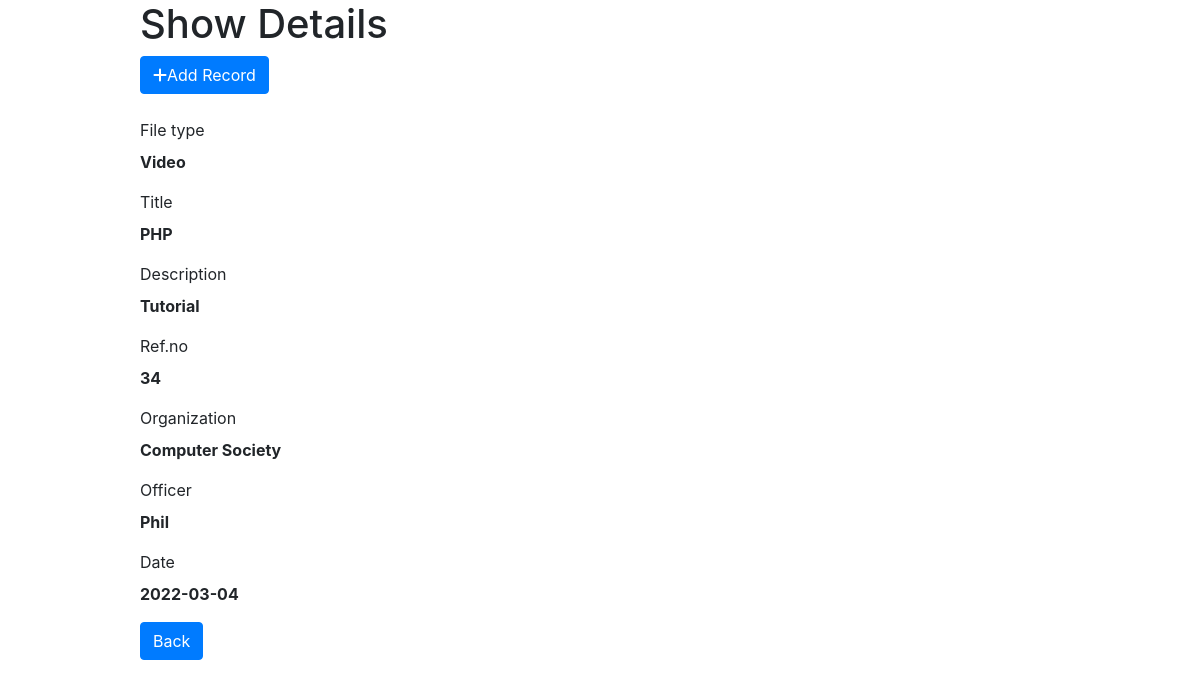
The app's page /show.php?id=6 (signed in) with its own data.
### tables this page shows
CREATE TABLE `students` (
  `id` bigint(20) NOT NULL,
  `file_type` varchar(100) NOT NULL,
  `title` text NOT NULL,
  `description` varchar(20) NOT NULL,
  `ref_no` int(11) NOT NULL,
  `org` varchar(30) NOT NULL,
  `officer` varchar(30) NOT NULL,
  `date` date DEFAULT NULL
);

### show.php (the view, shortened to what this page needs)
<?php
include_once("config.php")
?>
<?php
  $file_type = "";
  $title = "";
  $description = "";
  $ref_no = "";
  $org = "";
  $officer = "";
  $date = "";
  if(isset($_GET['id']) && !empty(trim($_GET['id'])))
  {
    $sql = "SELECT * FROM students WHERE id = ?";
    if($stmt = mysqli_prepare($link, $sql))
    {
      mysqli_stmt_bind_param($stmt, "i", $param_id);
     if(mysqli_stmt_execute($stmt))
      {
        $result = mysqli_stmt_get_result($stmt);
        if(mysqli_num_rows($result) == 1)
        {
          $row = mysqli_fetch_array($result, MYSQLI_ASSOC);
          $file_type = $row['file_type'];
          $title = $row['title'];
          $description = $row['description'];
          $ref_no = $row['ref_no'];
          $org = $row['org'];
          $officer = $row['officer'];
          $date = $row['date'];
        }
      }
      else
      {
        echo "Oops! Something went wrong. Please try again.";
      }
    }
  }
  else
  {
    header("location: error.php");
    exit();
  }
?>
<!doctype html>
<html lang="en">
  <head>
    <link href="css/bootstrap.min.css" rel="stylesheet">
    <link href="fontawesome/css/all.css" rel="stylesheet">
  </head>
  <body>
    <div class="container">
      <div class="row">
        <div class="col-md-10 offset-md-1">
            <h1>Show Details</h1>
            <a href="add.php" class="btn btn-primary float-end">
              <i class="fas fa-plus"></i>Add Record
            </a>
            <br><br>
            <div class="form-group">
              <label>File type</label>
              <p><b><?= $file_type ?></b></p>
            </div>
            <div class="form-group">
              <label>Title</label>
              <p><b><?= $title ?></b></p>
            </div>
            <div class="form-group">
              <label>Description</label>
              <p><b><?= $description ?></b></p>
            </div>
            <div class="form-group">
              <label>Ref.no</label>
              <p><b><?= $ref_no ?></b></p>
            </div>
            <div class="org">
              <label>Organization</label>
              <p><b><?= $org ?></b></p>
            </div>
            <div class="officer">
              <label>Officer</label>
              <p><b><?= $officer ?></b></p>
            </div>
            <div class="date">
              <label>Date</label>
              <p><b><?= $date ?></b></p>
            </div>
            <p><a href="index.php" class="btn btn-primary">Back</a></p>
        </div>
      </div>
    </div>
  </body>
</html>

### records on screen
students: file_type "Video", title "PHP", description "Tutorial", ref_no "34", org "Computer Society", officer "Phil", date "2022-03-04"
